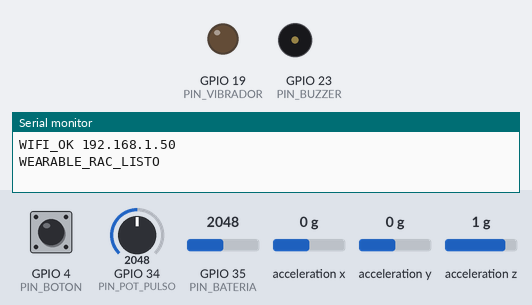
Simulated run of this sketch. Board: ESP32. On the bench: output pins drawn as LEDs (lit = HIGH), buzzer (waves = sounding), the last lines printed to the serial monitor. Wiring (from diagram.json): MPU-6050 motion sensor at I2C address 0x68. Dashed ring = blinking. Inputs (shaded band) come from the test bench; at power-on: GPIO 4 (PIN_BOTON) HIGH, GPIO 35 (PIN_BATERIA) = 2048, acceleration x 0 g, GPIO 34 (PIN_POT_PULSO) = 2048, acceleration y 0 g, acceleration z 1 g. WiFi joins after 1.5 s; servers stay silent unless stated; uploads are accepted with an empty reply.

Above: at 2.7 s.
2.8 s: GPIO 4 (PIN_BOTON) pulled LOW for 3.2 s
At 5.02 s:
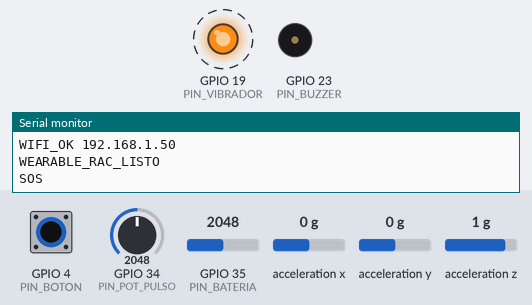
7.5 s: GPIO 35 (PIN_BATERIA) set to 654
17.6 s: GPIO 35 (PIN_BATERIA) set to 558
27.6 s: acceleration x set to -0.2 g
At 32.9 s:
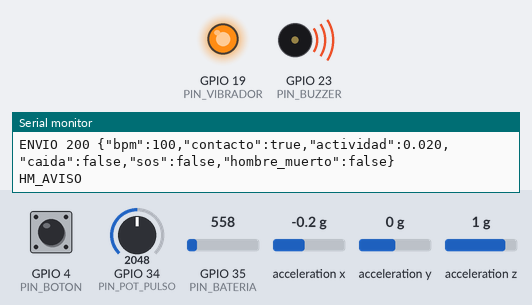
37.0 s: acceleration x set to -0.5 g
At 37.7 s:
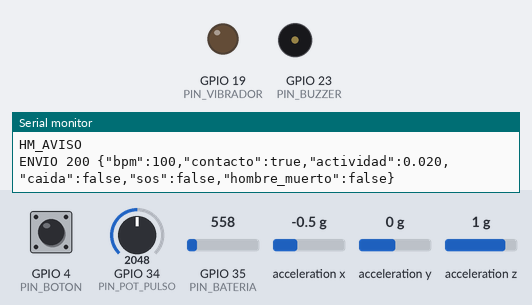
38.5 s: GPIO 4 (PIN_BOTON) driven LOW
At 40.73 s:
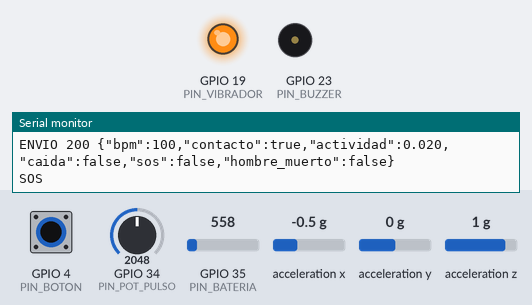
Timing chart, 0 to 44.2 s (numbered marks = the images above; inputs shaded):
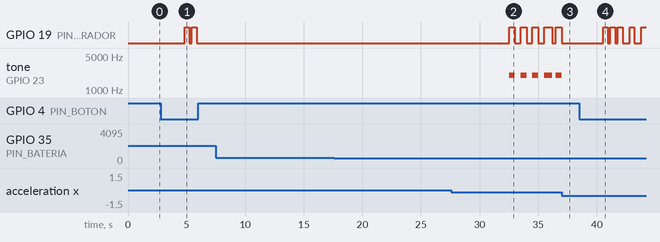

The sketch:

wearable_rac.ino
```cpp
/*
 * Wearable RAC: pulsera o arnés para el trabajador (ESP32)
 *
 * Mide y manda a RAC Vision cada 5 segundos por Wi-Fi:
 *   - Pulso (MAX30102 apoyado en la piel) y si el sensor está tocando la piel
 *   - Actividad y caídas (acelerómetro MPU6050): caída libre seguida de un golpe = caída
 *   - Botón de pánico: mantener apretado 2 s
 *   - Hombre muerto: si queda quieto HM_QUIETO_MS, vibra y pita HM_AVISO_MS. Si el
 *     trabajador no aprieta el botón en ese tiempo, avisa. Apretarlo corta el aviso.
 * Las alertas urgentes (SOS, caída, hombre muerto) salen al instante, sin esperar los 5 s.
 * Cuando el panel confirma que recibió una alerta, el equipo vibra dos veces cortas: el
 * trabajador sabe que alguien ya se enteró.
 *
 * Las reglas de pulso (bradicardia, taquicardia, sin pulso, desmayo) las decide el servidor
 * (wearables.py): acá solo se mide. Así se ajustan desde el panel sin reprogramar equipos.
 *
 * Bibliotecas: "SparkFun MAX3010x Pulse and Proximity Sensor Library" (Administrador de
 * bibliotecas del IDE de Arduino). El MPU6050 se lee directo por I2C, sin biblioteca.
 *
 * Simulador Wokwi (sin MAX30102): dejar SIMULAR_PULSO en 1 y el pulso sale del potenciómetro.
 */
#include <WiFi.h>
#include <HTTPClient.h>
#include <Wire.h>

#define SIMULAR_PULSO 1   // 1 = Wokwi / sin sensor de pulso: el potenciómetro hace de pulso. 0 = MAX30102 real

#if !SIMULAR_PULSO
#include "MAX30105.h"
#include "heartRate.h"
MAX30105 sensorPulso;
#endif

// ── Configurar antes de grabar ────────────────────────────────────────────────
const char* WIFI_SSID = "Wokwi-GUEST";
const char* WIFI_PASS = "";
// Dirección del panel + ruta de telemetría. Ej: "https://tu-servidor/admin/api/dispositivos/telemetria"
const char* SERVIDOR = "http://192.168.0.10:5000/admin/api/dispositivos/telemetria";
// Token del equipo: Panel → Wearables → Registrar un equipo (se muestra una sola vez)
const char* TOKEN = "rac_PEGAR_TOKEN_AQUI";

// ── Pines ─────────────────────────────────────────────────────────────────────
const int PIN_BOTON = 4;        // a GND, con pull-up interno
const int PIN_BUZZER = 23;
const int PIN_VIBRADOR = 19;    // motor vibrador por un transistor (en Wokwi, un LED)
const int PIN_POT_PULSO = 34;   // solo con SIMULAR_PULSO
const int PIN_BATERIA = 35;     // divisor 100k/100k desde la batería (mide la mitad)
const uint8_t MPU = 0x68;       // I2C: SDA 21, SCL 22 (compartido con el MAX30102)

// ── Tiempos y umbrales del equipo ───────────────────────────────────────────
const unsigned long ENVIO_MS = 5000;
const unsigned long SOS_MS = 2000;           // mantener apretado para pedir ayuda
const unsigned long HM_QUIETO_MS = 30000;    // quieto este tiempo → empieza a avisar
const unsigned long HM_AVISO_MS = 15000;     // tiempo para apretar el botón antes de alertar
const float QUIETO_G = 0.05;                 // actividad por debajo de esto = quieto (igual que el servidor)
const float CAIDA_LIBRE_G = 0.4, GOLPE_G = 2.5;

// ── Estado ──────────────────────────────────────────────────────────────────
float actividad = 0.5;            // promedio móvil de |aceleración - 1 g|
unsigned long quietoDesde = 0, avisoDesde = 0, caidaLibreEn = 0, ultimoEnvio = 0;
unsigned long botonDesde = 0;
bool caidaPendiente = false, sosPendiente = false, hombreMuerto = false, hmEnviado = false, enAviso = false;
float bpm = 0;
bool contacto = false;

#if !SIMULAR_PULSO
const byte LATIDOS = 4;
byte latidos[LATIDOS];
byte latidoN = 0;
unsigned long ultimoLatido = 0;
#endif

void mpuEscribir(uint8_t reg, uint8_t val) {
  Wire.beginTransmission(MPU);
  Wire.write(reg);
  Wire.write(val);
  Wire.endTransmission();
}

float leerAceleracionG() {
  Wire.beginTransmission(MPU);
  Wire.write(0x3B);
  if (Wire.endTransmission(false) != 0) return 1.0;
  Wire.requestFrom(MPU, (uint8_t)6);
  if (Wire.available() < 6) return 1.0;
  int16_t ax = (Wire.read() << 8) | Wire.read();
  int16_t ay = (Wire.read() << 8) | Wire.read();
  int16_t az = (Wire.read() << 8) | Wire.read();
  const float LSB_G = 4096.0;   // rango ±8 g
  return sqrtf(sq(ax / LSB_G) + sq(ay / LSB_G) + sq(az / LSB_G));
}

int bateriaPorcentaje() {
  float v = analogReadMilliVolts(PIN_BATERIA) * 2 / 1000.0;   // divisor a la mitad
  if (v < 1.0) return -1;                                      // no hay divisor conectado
  return constrain((int)((v - 3.3) / (4.2 - 3.3) * 100), 0, 100);
}

void vibrar(int veces, int ms) {
  for (int i = 0; i < veces; i++) {
    digitalWrite(PIN_VIBRADOR, HIGH);
    delay(ms);
    digitalWrite(PIN_VIBRADOR, LOW);
    if (i < veces - 1) delay(ms);
  }
}

void conectarWifi() {
  if (WiFi.status() == WL_CONNECTED) return;
  WiFi.begin(WIFI_SSID, WIFI_PASS);
  for (int i = 0; i < 40 && WiFi.status() != WL_CONNECTED; i++) delay(250);
  Serial.println(WiFi.status() == WL_CONNECTED ? "WIFI_OK " + WiFi.localIP().toString() : String("WIFI_SIN_CONEXION"));
}

void medirPulso() {
#if SIMULAR_PULSO
  bpm = map(analogRead(PIN_POT_PULSO), 0, 4095, 0, 200);   // potenciómetro: 0 = sin pulso
  contacto = true;
#else
  long ir = sensorPulso.getIR();
  contacto = ir > 50000;
  if (!contacto) { bpm = 0; latidoN = 0; return; }
  if (checkForBeat(ir)) {
    unsigned long ahora = millis();
    float instante = 60000.0 / (ahora - ultimoLatido);
    ultimoLatido = ahora;
    if (instante > 20 && instante < 250) {
      latidos[latidoN++ % LATIDOS] = (byte)instante;
      byte n = min(latidoN, LATIDOS);
      int suma = 0;
      for (byte i = 0; i < n; i++) suma += latidos[i];
      bpm = suma / (float)n;
    }
  }
  if (millis() - ultimoLatido > 5000) bpm = 0;   // apoyado y sin latidos hace 5 s
#endif
}

void medirMovimiento(unsigned long ahora) {
  float g = leerAceleracionG();
  actividad = actividad * 0.95 + fabsf(g - 1.0) * 0.05;
  if (g < CAIDA_LIBRE_G) caidaLibreEn = ahora;
  if (g > GOLPE_G && caidaLibreEn && ahora - caidaLibreEn < 1000) {
    caidaPendiente = true;
    caidaLibreEn = 0;
    Serial.println("CAIDA");
  }
}

void revisarBoton(unsigned long ahora) {
  bool apretado = digitalRead(PIN_BOTON) == LOW;
  if (!apretado) { botonDesde = 0; return; }
  if (!botonDesde) {
    botonDesde = ahora;
    // Toque corto: "estoy bien". Corta el aviso de hombre muerto
    if (enAviso || hombreMuerto) {
      enAviso = false;
      hombreMuerto = false;
      hmEnviado = false;
      quietoDesde = ahora;
      noTone(PIN_BUZZER);
      digitalWrite(PIN_VIBRADOR, LOW);
      Serial.println("HM_CANCELADO");
    }
  } else if (ahora - botonDesde >= SOS_MS && !sosPendiente) {
    sosPendiente = true;
    Serial.println("SOS");
    vibrar(1, 400);
  }
}

void revisarHombreMuerto(unsigned long ahora) {
  if (actividad >= QUIETO_G) {
    quietoDesde = ahora;
    if (enAviso) { enAviso = false; noTone(PIN_BUZZER); digitalWrite(PIN_VIBRADOR, LOW); }
    return;
  }
  if (!enAviso && !hombreMuerto && ahora - quietoDesde >= HM_QUIETO_MS) {
    enAviso = true;
    avisoDesde = ahora;
    Serial.println("HM_AVISO");
  }
  if (enAviso) {
    bool fase = (ahora / 500) % 2;   // vibra y pita intermitente
    digitalWrite(PIN_VIBRADOR, fase);
    if (fase) tone(PIN_BUZZER, 2000); else noTone(PIN_BUZZER);
    if (ahora - avisoDesde >= HM_AVISO_MS) {
      enAviso = false;
      hombreMuerto = true;     // queda hasta que alguien apriete el botón
      tone(PIN_BUZZER, 2500);  // pitido fijo: que lo encuentren
      Serial.println("HOMBRE_MUERTO");
    }
  }
}

bool enviar() {
  conectarWifi();
  if (WiFi.status() != WL_CONNECTED) return false;
  int bat = bateriaPorcentaje();
  String json = "{\"bpm\":" + String((int)bpm) +
                ",\"contacto\":" + (contacto ? "true" : "false") +
                ",\"actividad\":" + String(actividad, 3) +
                ",\"caida\":" + (caidaPendiente ? "true" : "false") +
                ",\"sos\":" + (sosPendiente ? "true" : "false") +
                ",\"hombre_muerto\":" + (hombreMuerto ? "true" : "false") +
                (bat >= 0 ? ",\"bateria\":" + String(bat) : String("")) + "}";
  HTTPClient http;
  http.begin(SERVIDOR);   // para https con certificado propio: WiFiClientSecure + setCACert
  http.addHeader("Content-Type", "application/json");
  http.addHeader("Authorization", String("Bearer ") + TOKEN);
  http.setTimeout(4000);
  int codigo = http.POST(json);
  String respuesta = codigo > 0 ? http.getString() : "";
  http.end();
  Serial.printf("ENVIO %d %s\n", codigo, json.c_str());
  if (codigo != 200) return false;
  // Lo que ya llegó al panel no se vuelve a mandar como nuevo
  caidaPendiente = false;
  sosPendiente = false;
  hmEnviado = hombreMuerto;
  if (respuesta.indexOf("\"aviso_recibido\":true") >= 0) vibrar(2, 150);   // "ya se enteraron"
  return true;
}

void setup() {
  Serial.begin(115200);
  pinMode(PIN_BOTON, INPUT_PULLUP);
  pinMode(PIN_BUZZER, OUTPUT);
  pinMode(PIN_VIBRADOR, OUTPUT);
  Wire.begin(21, 22);
  mpuEscribir(0x6B, 0x00);   // despertar el MPU6050
  mpuEscribir(0x1C, 0x10);   // acelerómetro ±8 g (un golpe fuerte pasa los 2 g)
#if !SIMULAR_PULSO
  if (!sensorPulso.begin(Wire, I2C_SPEED_FAST)) Serial.println("MAX30102_NO_ENCONTRADO");
  sensorPulso.setup();
  sensorPulso.setPulseAmplitudeRed(0x0A);
  sensorPulso.setPulseAmplitudeGreen(0);
#endif
  quietoDesde = millis();
  conectarWifi();
  Serial.println("WEARABLE_RAC_LISTO");
}

void loop() {
  unsigned long ahora = millis();
  medirPulso();
  medirMovimiento(ahora);
  revisarBoton(ahora);
  revisarHombreMuerto(ahora);

  // Lo urgente sale ya (y si falla, se reintenta cada segundo, no en cada vuelta)
  bool urgente = (caidaPendiente || sosPendiente || (hombreMuerto && !hmEnviado)) && ahora - ultimoEnvio > 1000;
  if (urgente || ahora - ultimoEnvio >= ENVIO_MS) {
    enviar();               // si falla, las banderas quedan y se reintenta en la próxima vuelta
    ultimoEnvio = ahora;
  }
  delay(20);   // ~50 lecturas por segundo: alcanza para el acelerómetro y el pulso
}
```

Measured:
- the behaviour switches between -0.3 and -0.4 g on acceleration x (found by bisection; images 2 and 3)
- after the input at 2.8 s, GPIO 19 (PIN_VIBRADOR): alternates HIGH for 0.40 s and LOW for 0.23 s, 4 changes in all, then stays LOW, starting after 2.0 s
- after the input at 37.0 s, GPIO 19 (PIN_VIBRADOR): goes on until 37.0 s, then stays LOW; tone on GPIO 23 (PIN_BUZZER): goes on until 37.0 s, then stays silent
- after the input at 38.5 s, GPIO 19 (PIN_VIBRADOR): LOW → HIGH after 2.0 s, → LOW 0.40 s later, → HIGH 0.22 s later, → LOW 0.40 s later, … (9 changes in this stretch)
